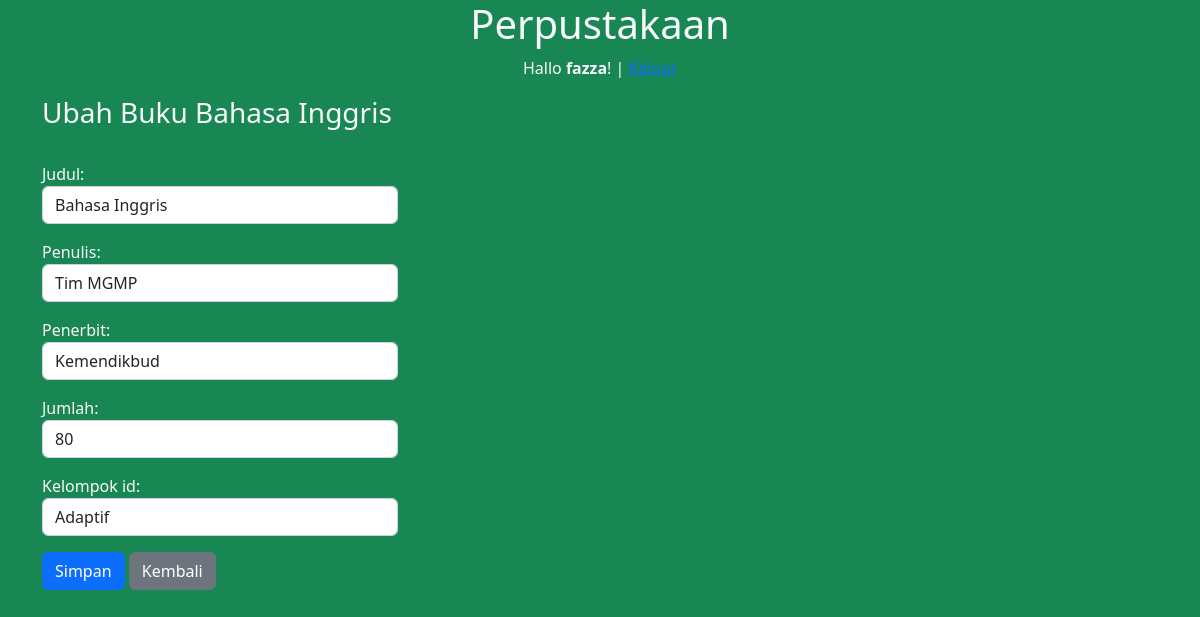
The page /buku/ubah/3 (signed in) on the database its author committed.
### perpustakaan/models.py (models this page shows)
class Buku(models.Model):
    judul = models.CharField(max_length=50)
    penulis = models.CharField(max_length=40)
    penerbit = models.CharField(max_length=40)
    jumlah = models.IntegerField(null=True)
    kelompok_id = models.ForeignKey(
        Kelompok, on_delete=models.CASCADE, null=True)
    def __str__(self):
        return self.judul

### perpustakaan/views.py (the view)
# urls.py: path('buku/ubah/<int:id_buku>', ubah_buku, name='ubah_buku'),
@login_required(login_url=settings.LOGIN_URL)
def ubah_buku(request, id_buku):
    buku = Buku.objects.get(id=id_buku)
    template = 'ubah-buku.html'
    if request.POST:
        form = FormBuku(request.POST, instance=buku)
        if form.is_valid():
            form.save()
            messages.success(request, "Data berhasil diperbaharui")
            return redirect('ubah_buku', id_buku=id_buku)
    else:
        form = FormBuku(instance=buku)
        konteks = {
            'form': form,
            'buku': buku,
        }
    return render(request, template, konteks)

### perpustakaan/forms.py
class FormBuku(ModelForm):
    class Meta:
        model = Buku
        fields = '__all__'
        widgets = {
            'judul': forms.TextInput({'class': 'form-control'}),
            'penulis': forms.TextInput({'class': 'form-control'}),
            'penerbit': forms.TextInput({'class': 'form-control'}),
            'jumlah': forms.NumberInput({'class': 'form-control'}),
            'kelompok_id': forms.Select({'class': 'form-control'}),
        }

### perpustakaan/models.py (called while the page is built)
    def __str__(self):
        return self.nama

### perpustakaan/templates/ubah-buku.html (shortened to what this page needs)
{% extends 'base.html' %}
{% block content %}
<div class="container">
    <h3>Ubah Buku {{ buku }}</h3>
    <br>
    <div class="row">
        <div class="col-md-4">
            <form action="{% url 'ubah_buku' buku.id %}" method="post">
                {{ form.as_p }}
                <button class="btn btn-primary">Simpan</button>
                <a href="/buku" class="btn btn-secondary">Kembali</a>
            </form>
        </div>
    </div>
</div>
{% endblock %}

### templates/judul.html
<center>
    <h1>Perpustakaan</h1>
    {% if user.is_authenticated %}
        <p>Hallo <strong>{{ user }}</strong>! | <a href="{% url 'keluar' %}">Keluar</a></p>
    {% endif %}
</center>

### rows shown on the page
Buku: judul "Bahasa Inggris", penulis "Tim MGMP", penerbit "Kemendikbud", jumlah "80", kelompok_id "Adaptif"

### other values the page prints
{{ user }} "fazza"
